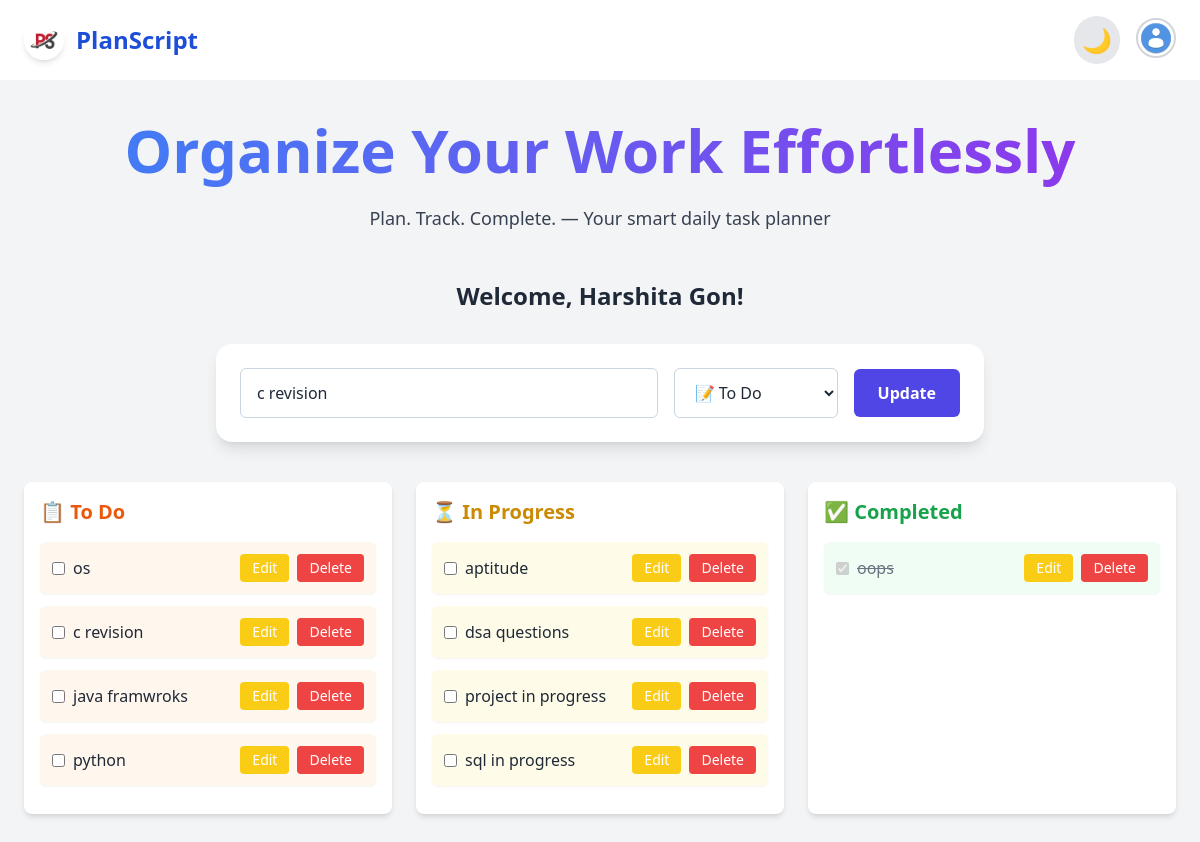
Page /23 (signed in) on the committed database.
### models/user.py (models this page shows, shortened)
class User(UserMixin, db.Model):  # ✅ Now inherits from db.Model
    __tablename__ = 'user'
    id = db.Column(db.Integer, primary_key=True)
    username = db.Column(db.String(150), nullable=False, unique=True)
    email = db.Column(db.String(150), nullable=False, unique=True)
    password_hash = db.Column(db.String(256), nullable=False)
    date_created = db.Column(db.DateTime, default=datetime.utcnow)
    todos = db.relationship('Todo', backref='user', lazy=True)

### app.py (models this page shows)
class Todo(db.Model):
    id = db.Column(db.Integer, primary_key=True)
    title = db.Column(db.String(200), nullable=False)
    status = db.Column(db.String(50), nullable=False, default='todo')
    user_id = db.Column(db.Integer, db.ForeignKey('user.id'))

### app.py (the view, shortened to what this page needs)
@app.route('/', methods=['GET', 'POST'])
@app.route('/<int:todo_id>', methods=['GET', 'POST'])
@login_required
def index(todo_id=None):
    todo = None
    if todo_id is not None:
        todo = Todo.query.get(todo_id)
        if todo and todo.user_id != current_user.id:        # ✅ restrict access
            flash("Not authorized", "danger")
            return redirect(url_for('index'))
    todos = Todo.query.filter_by(user_id = current_user.id).order_by(Todo.id.desc()).all()
    todo_tasks = [t for t in todos if t.status == 'todo']
    progress_tasks = [t for t in todos if t.status == 'progress']
    completed_tasks = [t for t in todos if t.status == 'completed']
    return render_template(
        'index.html',
        user=current_user,
        todos=todos,
        todo=todo,
        todo_tasks=todo_tasks,
        progress_tasks=progress_tasks,
        completed_tasks=completed_tasks
    )

### app.py (called while the page is built)
@login_manager.user_loader
def load_user(user_id):
    return User.query.get(int(user_id))

### templates/index.html (shortened to what this page needs)
{% extends 'layouts/app.html' %}
{% block content %}
<div class="min-h-screen bg-gray-100 dark:bg-gray-900 py-10 px-4 transition-colors duration-300">
  <div class="max-w-6xl mx-auto">
    <section class="relative text-center mb-12">
      <div class="relative z-10 animate-fade-slide">
        <h2 class="text-5xl md:text-6xl font-extrabold bg-gradient-to-r from-blue-500 to-purple-600 text-transparent bg-clip-text leading-tight pb-2">
        </h2>
        <p class="mt-4 text-lg text-gray-700 dark:text-gray-300">
          Plan. Track. Complete. — Your smart daily task planner
        </p>
      </div>
    </section>
    <div class="text-center mb-8 animate-fade-slide">
      <p class="text-2xl font-semibold text-gray-800 dark:text-gray-200">
        Welcome, {{ current_user.username }}!
      </p>
    </div>
    <form method="POST" action="{{ url_for('index', todo_id=todo.id) if todo else url_for('index') }}"
      class="bg-white dark:bg-gray-800 shadow-lg rounded-2xl px-6 py-6 mb-10 max-w-3xl mx-auto flex flex-col md:flex-row items-center gap-4">
      <input type="text" name="title" value="{{ todo.title if todo else '' }}"
        class="flex-1 px-4 py-3 text-base bg-white dark:bg-gray-700 border border-slate-300 dark:border-gray-600 rounded-md focus:outline-none focus:ring-2 focus:ring-indigo-400 dark:text-gray-100"
        placeholder="What do you want to accomplish?" required />
      <select name="status"
        class="px-4 py-3 text-base bg-white dark:bg-gray-700 border border-slate-300 dark:border-gray-600 rounded-md focus:outline-none focus:ring-2 focus:ring-indigo-400 dark:text-gray-100">
        <option value="todo" {% if todo and todo.status == 'todo' %}selected{% endif %}>📝 To Do</option>
      </select>
      <button type="submit"
        class="px-6 py-3 bg-indigo-600 text-white font-semibold rounded-md hover:bg-indigo-700 transition">
        {{ 'Update' if todo else 'Add' }}
      </button>
    </form>
    <div class="grid md:grid-cols-3 gap-6">
      {% set columns = [
        ('todo', '📋 To Do', 'orange', 'orange-50', 'orange-600'),
        ('in-progress', '⏳ In Progress', 'yellow', 'yellow-50', 'yellow-600'),
        ('completed', '✅ Completed', 'green', 'green-50', 'green-600')
      ] %}
      {% for key, title, color, bg, text in columns %}
      <div class="bg-white dark:bg-gray-800 p-4 rounded-lg shadow-md">
        <h2 class="text-xl font-semibold text-{{ text }} mb-4">{{ title }}</h2>
        {% for task in todos if task.status == key %}
        <div class="bg-{{ bg }} dark:bg-opacity-10 p-3 rounded-md shadow-sm mb-3 flex justify-between items-center">
          {% if key != 'completed' %}
          <form method="POST" action="{{ url_for('update_status', todo_id=task.id) }}">
            <label class="flex items-center gap-2">
              <input type="checkbox" name="status" value="completed" onchange="this.form.submit()" />
              <span class="text-gray-800 dark:text-gray-200 break-words">{{ task.title }}</span>
            </label>
          </form>
          {% else %}
          <label class="flex items-center gap-2">
            <input type="checkbox" checked disabled />
            <span class="text-gray-500 dark:text-gray-400 break-words line-through">{{ task.title }}</span>
          </label>
          {% endif %}
          <div class="flex gap-2">
            <a href="/{{ task.id }}" class="text-sm bg-yellow-400 text-white px-3 py-1 rounded hover:bg-yellow-500 transition-all">Edit</a>
            <form method="POST" action="{{ url_for('delete', todo_id=task.id) }}">
              <button class="text-sm bg-red-500 text-white px-3 py-1 rounded hover:bg-red-600 transition-all">Delete</button>
            </form>
          </div>
        </div>
        {% else %}
        <p class="text-sm text-gray-400 dark:text-gray-500">No tasks here.</p>
        {% endfor %}
      </div>
      {% endfor %}
    </div>
  </div>
</div>
{% endblock %}

### rows in the picture
User: username "Harshita Gon"
Todo: title "c revision", status "📝 To Do"
Todo: title "os"
Todo: title "java framwroks"
Todo: title "python"
Todo: title "aptitude"
Todo: title "dsa questions"
Todo: title "project in progress"
Todo: title "sql in progress"
Todo: title "oops"

### other values in the picture
{{ 'Update' if todo else 'Add' }} "Update"
{{ title }} "📋 To Do" "⏳ In Progress" "✅ Completed"
